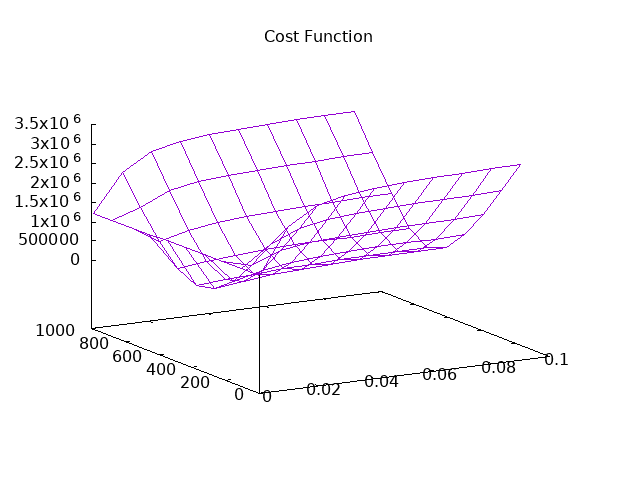

Write gnuplot code to recreate this figure.
set datafile separator ','
set key autotitle columnhead
unset key
set terminal png
set output "ssr.png"
set view 70, 330                  
set dgrid3d splines
set title "Cost Function"       
set ytics 200
set ylabel "m"
set xlabel "b"
set xtics 0.02
splot "ssr.csv" u 1:2:3 with lines
